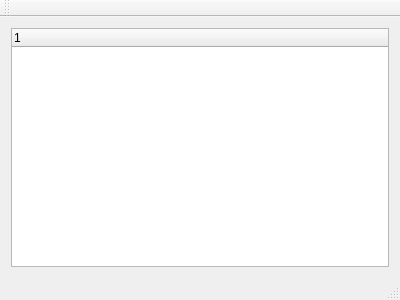
<?xml version="1.0" encoding="UTF-8"?>
<ui version="4.0">
 <class>MainWindow</class>
 <widget class="QMainWindow" name="MainWindow">
  <property name="geometry">
   <rect>
    <x>0</x>
    <y>0</y>
    <width>400</width>
    <height>300</height>
   </rect>
  </property>
  <property name="windowTitle">
   <string>MainWindow</string>
  </property>
  <widget class="QWidget" name="centralWidget">
   <layout class="QHBoxLayout" name="horizontalLayout">
    <item>
     <widget class="QTreeWidget" name="treeWidget">
      <column>
       <property name="text">
        <string notr="true">1</string>
       </property>
      </column>
     </widget>
    </item>
   </layout>
  </widget>
  <widget class="QMenuBar" name="menuBar">
   <property name="geometry">
    <rect>
     <x>0</x>
     <y>0</y>
     <width>400</width>
     <height>25</height>
    </rect>
   </property>
  </widget>
  <widget class="QToolBar" name="mainToolBar">
   <attribute name="toolBarArea">
    <enum>TopToolBarArea</enum>
   </attribute>
   <attribute name="toolBarBreak">
    <bool>false</bool>
   </attribute>
  </widget>
  <widget class="QStatusBar" name="statusBar"/>
 </widget>
 <layoutdefault spacing="6" margin="11"/>
 <resources/>
 <connections/>
</ui>
